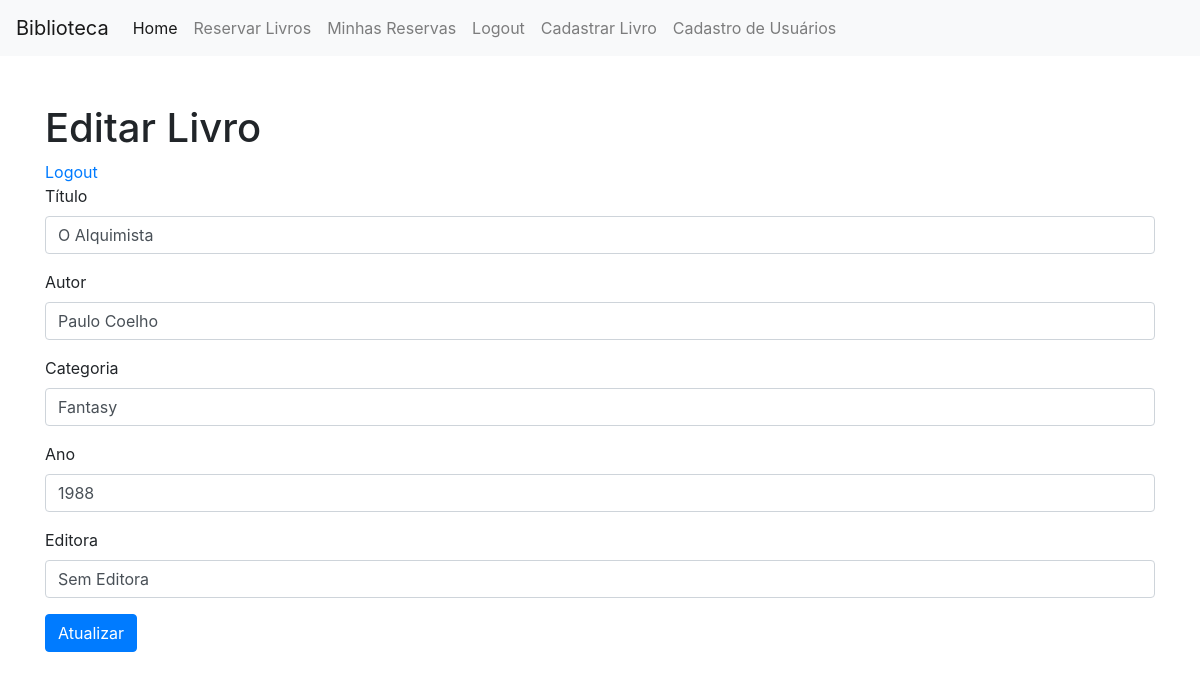
The page /editar/3 (signed in) on the database its author committed.
### app.py (models this page shows, shortened)
class Livro(db.Model):
    id = db.Column(db.Integer, primary_key=True)
    titulo = db.Column(db.String(200), nullable=False)
    autor = db.Column(db.String(200), nullable=False)
    categoria = db.Column(db.String(100), nullable=False)
    ano = db.Column(db.Integer, nullable=False)
    editora = db.Column(db.String(200), default="Sem Editora")
    ativo = db.Column(db.Boolean, default=False)

### app.py (the view)
@app.route("/editar/<int:id>")
@login_required
def editar(id):
    livro = Livro.query.get(id)
    if livro:
        return render_template("editar.html",livro=livro)
    return redirect(url_for("inicio"))

### app.py (called while the page is built)
@login_manager.user_loader
def load_user(user_id):
    return User.query.get(int(user_id))

### templates/editar.html (shortened to what this page needs)
<!DOCTYPE html>
<html>
  <head>
    <link
      rel="stylesheet"
      href="https://maxcdn.bootstrapcdn.com/bootstrap/4.0.0/css/bootstrap.min.css"
    />
  </head>
  <body>
    {% include '_navbar.html' %}
    <div class="container mt-5">
      <h1>Editar Livro</h1>
      <a href="{{ url_for('logout') }}">Logout</a>
      <form action="{{ url_for('atualizar', id=livro.id) }}" method="post">
        <div class="form-group">
          <label for="titulo">Título</label>
          <input type="text" id="titulo" name="titulo" class="form-control" value="{{ livro.titulo }}" />
        </div>
        <div class="form-group">
          <label for="autor">Autor</label>
          <input type="text" id="autor" name="autor" class="form-control" value="{{ livro.autor }}" />
        </div>
        <div class="form-group">
          <label for="categoria">Categoria</label>
          <input type="text" id="categoria" name="categoria" class="form-control" value="{{ livro.categoria }}" />
        </div>
        <div class="form-group">
          <label for="ano">Ano</label>
          <input type="text" id="ano" name="ano" class="form-control" value="{{ livro.ano }}" />
        </div>
        <div class="form-group">
          <label for="editora">Editora</label>
          <input type="text" id="editora" name="editora" class="form-control" value="{{ livro.editora }}" />
        </div>
        <button type="submit" class="btn btn-primary">Atualizar</button>
      </form>
    </div>
  </body>
</html>

### rows shown on the page
Livro: titulo "O Alquimista", autor "Paulo Coelho", categoria "Fantasy", ano "1988", editora "Sem Editora"
